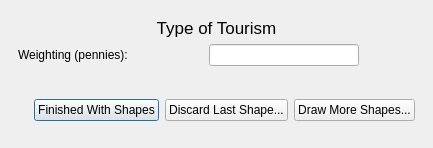
<ui version="4.0" >
 <author>Dane Springmeyer</author>
 <class>DrawEcotourism</class>
 <widget class="QDialog" name="DrawEcotourism" >
  <property name="geometry" >
   <rect>
    <x>0</x>
    <y>0</y>
    <width>433</width>
    <height>148</height>
   </rect>
  </property>
  <property name="windowTitle" >
   <string>OpenOceanMap - Next Polygon</string>
  </property>
  <layout class="QGridLayout" >
   <property name="leftMargin" >
    <number>9</number>
   </property>
   <property name="topMargin" >
    <number>9</number>
   </property>
   <property name="rightMargin" >
    <number>9</number>
   </property>
   <property name="bottomMargin" >
    <number>9</number>
   </property>
   <property name="horizontalSpacing" >
    <number>6</number>
   </property>
   <property name="verticalSpacing" >
    <number>6</number>
   </property>
   <item row="0" column="0" >
    <widget class="QWidget" native="1" name="widget_2" >
     <layout class="QVBoxLayout" >
      <item>
       <widget class="QLabel" name="type_label" >
        <property name="minimumSize" >
         <size>
          <width>50</width>
          <height>0</height>
         </size>
        </property>
        <property name="maximumSize" >
         <size>
          <width>500</width>
          <height>16777215</height>
         </size>
        </property>
        <property name="font" >
         <font>
          <pointsize>13</pointsize>
         </font>
        </property>
        <property name="text" >
         <string>Type of Tourism</string>
        </property>
        <property name="alignment" >
         <set>Qt::AlignCenter</set>
        </property>
       </widget>
      </item>
      <item>
       <layout class="QHBoxLayout" >
        <item>
         <widget class="QLabel" name="penny_label" >
          <property name="text" >
           <string>Weighting (pennies):</string>
          </property>
         </widget>
        </item>
        <item>
         <widget class="QLineEdit" name="line_1" >
          <property name="enabled" >
           <bool>true</bool>
          </property>
          <property name="maximumSize" >
           <size>
            <width>150</width>
            <height>16777215</height>
           </size>
          </property>
          <property name="text" >
           <string/>
          </property>
         </widget>
        </item>
        <item>
         <widget class="QLabel" name="pl_label" >
          <property name="minimumSize" >
           <size>
            <width>50</width>
            <height>0</height>
           </size>
          </property>
          <property name="maximumSize" >
           <size>
            <width>50</width>
            <height>16777215</height>
           </size>
          </property>
          <property name="text" >
           <string/>
          </property>
         </widget>
        </item>
       </layout>
      </item>
     </layout>
    </widget>
   </item>
   <item rowspan="2" row="1" column="0" >
    <widget class="QWidget" native="1" name="widget" >
     <layout class="QHBoxLayout" >
      <item>
       <spacer>
        <property name="orientation" >
         <enum>Qt::Horizontal</enum>
        </property>
        <property name="sizeHint" >
         <size>
          <width>106</width>
          <height>20</height>
         </size>
        </property>
       </spacer>
      </item>
      <item>
       <widget class="QPushButton" name="pbnShapeFinished" >
        <property name="text" >
         <string>Finished With Shapes</string>
        </property>
       </widget>
      </item>
      <item>
       <widget class="QPushButton" name="pbnShapeDiscard" >
        <property name="text" >
         <string>Discard Last Shape...</string>
        </property>
       </widget>
      </item>
      <item>
       <widget class="QPushButton" name="pbnMoreShapes" >
        <property name="text" >
         <string>Draw More Shapes...</string>
        </property>
       </widget>
      </item>
     </layout>
    </widget>
   </item>
  </layout>
 </widget>
 <resources/>
 <connections/>
</ui>
